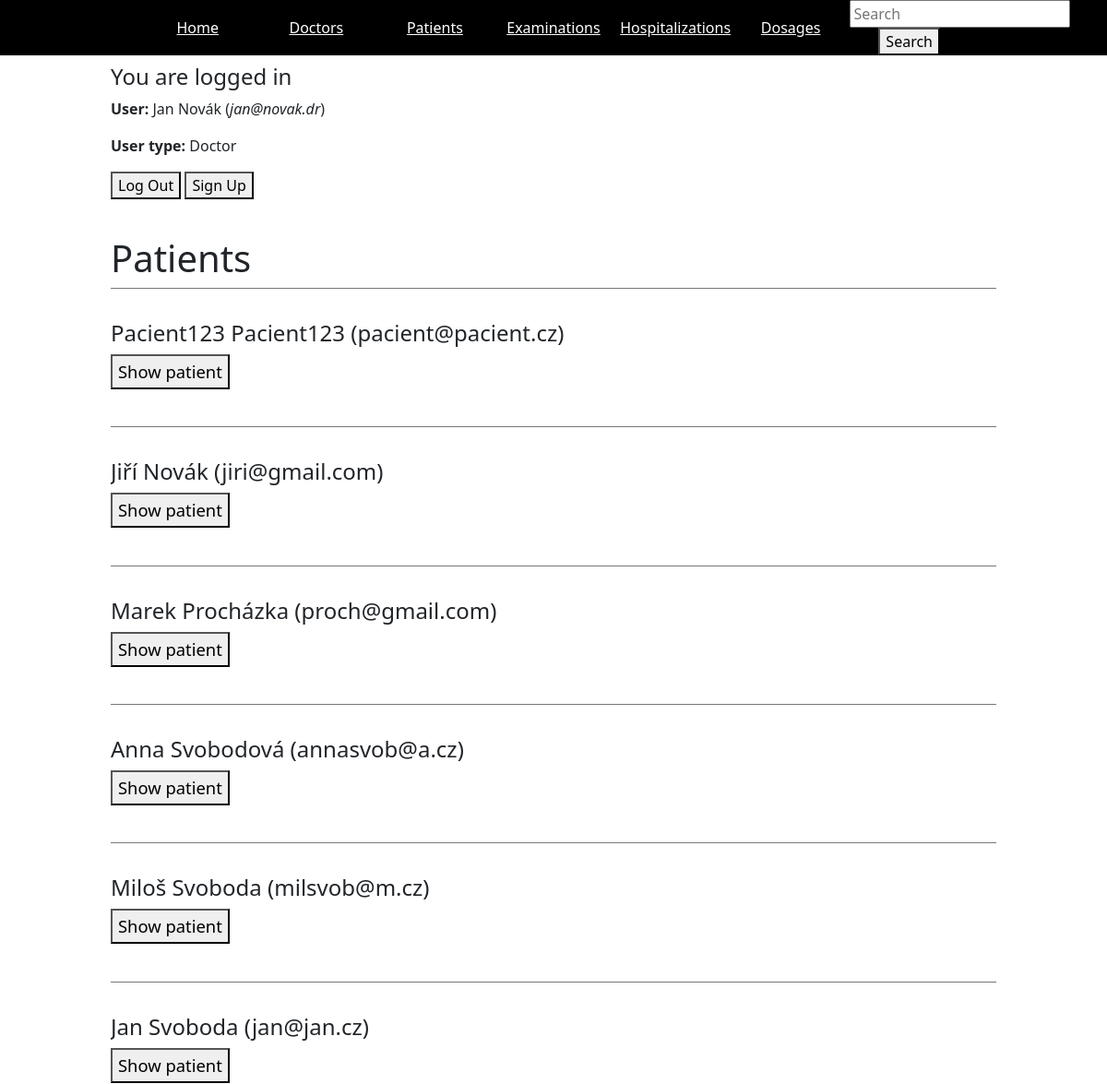
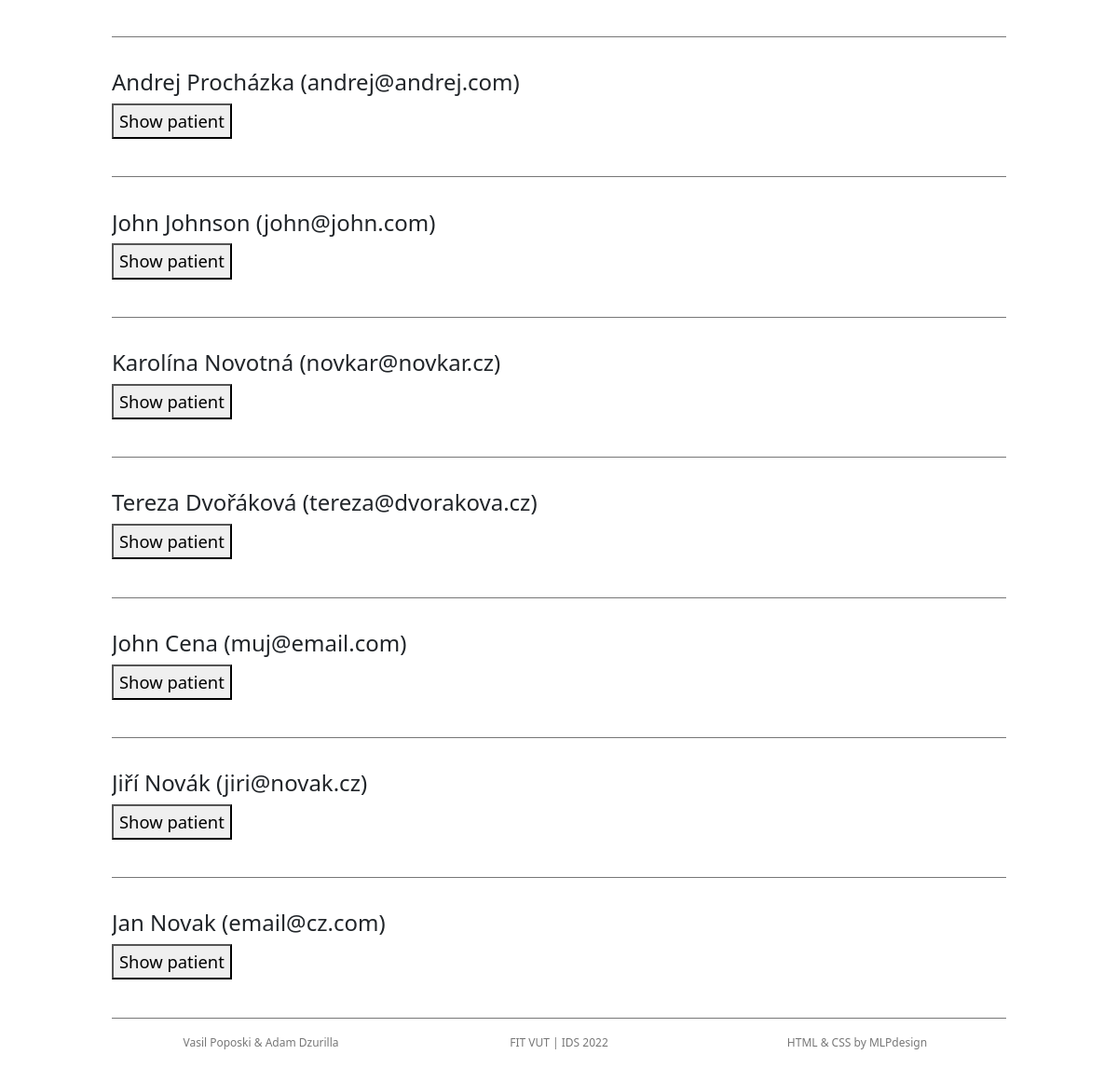
Page /patients/ (signed in) on the committed database (2 pictures, top to bottom).
### accounts/models.py (models this page shows, shortened)
class User(AbstractUser):
    is_pacient = models.BooleanField(default=False)
    is_doctor = models.BooleanField(default=False)

class Pacient(models.Model):
    user = models.OneToOneField(
        'User', primary_key=True, on_delete=models.CASCADE)
    date_of_birth = models.DateField(blank=False, null=False)
    residence = models.CharField(blank=True, null=True, max_length=100)
    health_insurance = models.CharField(blank=True, null=True, max_length=100)

### hospitalapp/views.py (the view)
# urls.py: path('patients/', views.patients, name='patients'),
@login_required
def patients(request):
    patients = Pacient.objects.all()
    return render(request, 'hospitalapp/patients.html', context={'patients': patients})

### hospitalapp/templates/hospitalapp/patients.html (shortened to what this page needs)
{% extends 'base.html' %}
{% block content %}
<div id="pageheader">
	<h1>Patients</h1>
</div>
{% for patient in patients %}
	<div class="section">
		<div class="preview">
			<div>
				<h4>{{ patient.user.first_name }} {{ patient.user.last_name }} ({{ patient.user.username }})</h4>
				<button><a href="{% url 'patient_details' patient.pk %}">Show patient</a></button>
			</div>
		</div>
	</div>
{% endfor %}
{% endblock %}

### templates/base.html (shortened to what this page needs)
{% load static %}
<!DOCTYPE html>
<html lang="en">
<head>
	<link rel="stylesheet" href="{% static 'styles.css' %}">
	<link rel="stylesheet" href="{% static 'slidy.css' %}">
	<link href="https://cdn.jsdelivr.net/npm/bootstrap@5.0.0-beta1/dist/css/bootstrap.min.css" rel="stylesheet"
>
</head>
<body>
	<div id="menu">
		<nav>
            <ul id="topnav">
				<li><a href="/">Home</a></li>
				<li><a href="{% url 'doctors' %}">Doctors</a></li>
				{% if user.is_authenticated %}
					{% if user.is_doctor %}
						<li><a href="{% url 'patients' %}">Patients</a></li>
						<li><a href="{% url 'examinations' %}">Examinations</a></li>
						<li><a href="{% url 'hospitalizations' %}">Hospitalizations</a></li>
						<li><a href="{% url 'dosages' %}">Dosages</a></li>
					{% endif %}
				{% else %}
					<li><a href="{% url 'login'%}">Log In</a></li>
				{% endif %}
				<li>
                    <form method="POST" action="{% url 'search_result' %}">
                        <input type="search" name="searched" placeholder="Search">
                        <button type="submit">Search</button>
                    </form>
                </li>
			</ul>
		</nav>
	</div>
	<div id="container">
        {% if user.is_authenticated %}
        <div class="section">
            <h4>You are logged in</h4>
			<p><strong>User:</strong> {{ user.first_name }} {{ user.last_name }} (<i>{{ user.username }}</i>)</p>
            <p><strong>User type:</strong> {% if user.is_pacient %} Patient {% endif %} {% if user.is_doctor %} Doctor {% endif %}</p>
			<div>
				<button><a href="{% url 'logout' %}">Log Out</a></button>
				<button><a href="{% url 'signup' %}">Sign Up</a></button>
			</div>
        {% else %}
            <h4>You are not logged in</h4>
            <button><a href="{% url 'login' %}">Log In</a></button>
        {% endif %}
        </div>
        {% block content %} {% endblock %}
    </div>
	<div class="section">
		<div id="credits">
			<div class="col">
				<p>Vasil Poposki &amp Adam Dzurilla</p>
			</div>
			<div class="col">
				<p>FIT VUT | IDS 2022</p>
			</div>
			<div class="col">
				<p><a href="http://mlpdesign.net">HTML & CSS</a> by MLPdesign</p>
			</div>
		</div>
	</div>
</body>
</html>

### static/styles.css (style rules this page uses)
body { background-color:#fefdfb; color: #555; font-family: 'Abel', sans-serif; font-size: 93%; font-weight:normal;margin: 0; }
a:link, a:visited, a:active { color:inherit; text-decoration: none; }
nav { display: table; table-layout: fixed; width: 75%; margin: 0 auto; }
#menu { width:100%; min-height:35px; background-color: #000; position:fixed; z-index:100; top:0; left:0; }
#menu a { background-color:inherit; color: #fff; }
ul#topnav { display: table-row; padding: 0; overflow: hidden; position:relative; bottom:0; }
ul#topnav li { list-style-type: none; display: table-cell; text-align:center; vertical-align:middle; }
ul#topnav li a { display:block; padding:8px; text-decoration:underline; }
#container { width:100%; margin-top:48px; }
#pageheader { padding-top: 20px; display:table; width:80%; margin:auto; }
.section { width:80%; border-top:1px solid #777; padding:20px 0; margin:auto; }
.preview { display:table; table-layout:fixed; width:100%; margin-bottom:5px; padding-top:5px; text-align:justify; }
.preview div { display:inline-block; white-space: nowrap; overflow: hidden; text-overflow: ellipsis; max-width: 50ch; padding:0; margin:.5em 0; font-size:115%; line-height:175%; }
.col { display: table-cell; }
#credits { display:table; table-layout:fixed; width:100%; font-size:12px; color:#777; line-height:100%; text-align:center; }

### static/slidy.css (style rules this page uses)
body { margin: 0; }

### rows in the picture
User: first_name "Jan", last_name "Novák", username "jan@novak.dr"
Pacient: user.first_name "Pacient123", user.last_name "Pacient123", user.username "pacient@pacient.cz"
Pacient: user.first_name "Jiří", user.last_name "Novák", user.username "jiri@gmail.com"
Pacient: user.first_name "Marek", user.last_name "Procházka", user.username "proch@gmail.com"
Pacient: user.first_name "Anna", user.last_name "Svobodová", user.username "annasvob@a.cz"
Pacient: user.first_name "Miloš", user.last_name "Svoboda", user.username "milsvob@m.cz"
Pacient: user.first_name "Jan", user.last_name "Svoboda", user.username "jan@jan.cz"
Pacient: user.first_name "Andrej", user.last_name "Procházka", user.username "andrej@andrej.com"
Pacient: user.first_name "John", user.last_name "Johnson", user.username "john@john.com"
Pacient: user.first_name "Karolína", user.last_name "Novotná", user.username "novkar@novkar.cz"
Pacient: user.first_name "Tereza", user.last_name "Dvořáková", user.username "tereza@dvorakova.cz"
Pacient: user.first_name "John", user.last_name "Cena", user.username "muj@email.com"
Pacient: user.first_name "Jiří", user.last_name "Novák", user.username "jiri@novak.cz"
Pacient: user.first_name "Jan", user.last_name "Novak", user.username "email@cz.com"
